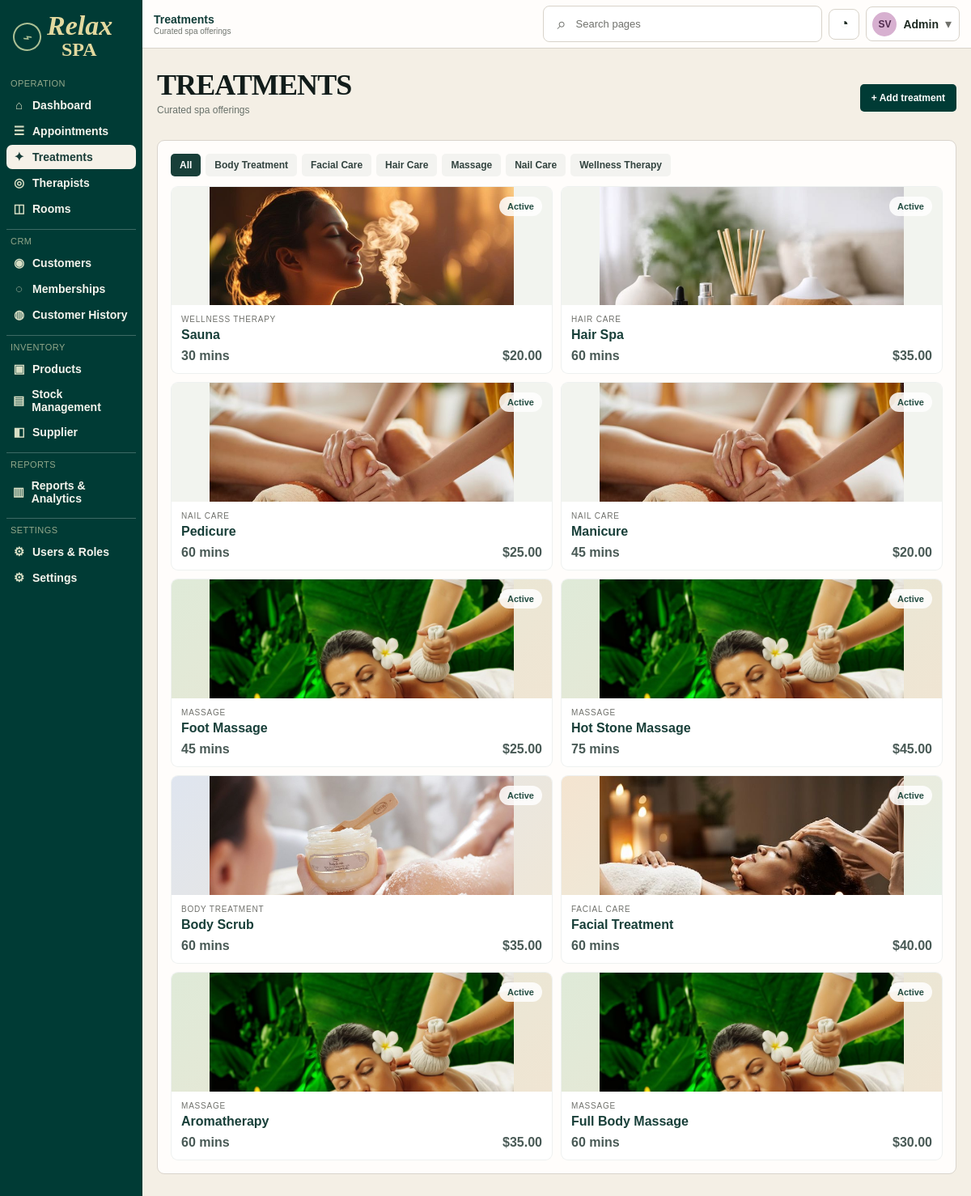
/?route=services (signed in), run on the app's committed database.
### tables this page shows
CREATE TABLE services (
    id BIGINT UNSIGNED AUTO_INCREMENT PRIMARY KEY,
    category_id BIGINT UNSIGNED NOT NULL,
    service_code VARCHAR(30) NOT NULL UNIQUE,
    name VARCHAR(150) NOT NULL,
    duration_minutes SMALLINT UNSIGNED NOT NULL,
    price DECIMAL(12,2) NOT NULL DEFAULT 0,
    description TEXT NULL,
    image_path VARCHAR(255) NULL,
    status ENUM('active','inactive') NOT NULL DEFAULT 'active',
    created_at TIMESTAMP NOT NULL DEFAULT CURRENT_TIMESTAMP,
    updated_at TIMESTAMP NOT NULL DEFAULT CURRENT_TIMESTAMP ON UPDATE CURRENT_TIMESTAMP,
    CONSTRAINT fk_service_category FOREIGN KEY (category_id)
        REFERENCES service_categories(id) ON UPDATE CASCADE ON DELETE RESTRICT,
    INDEX idx_service_name (name),
    INDEX idx_service_status (status)
);

CREATE TABLE service_categories (
    id BIGINT UNSIGNED AUTO_INCREMENT PRIMARY KEY,
    name VARCHAR(100) NOT NULL UNIQUE,
    description VARCHAR(255) NULL,
    status ENUM('active','inactive') NOT NULL DEFAULT 'active',
    created_at TIMESTAMP NOT NULL DEFAULT CURRENT_TIMESTAMP,
    updated_at TIMESTAMP NOT NULL DEFAULT CURRENT_TIMESTAMP ON UPDATE CURRENT_TIMESTAMP
);

### app/Controllers/ServiceController.php (called while the page is built, shortened)
<?php
require_once __DIR__ . '/../Models/Service.php';
require_once __DIR__ . '/../../config/database.php';
final class ServiceController
{
    public function index(): void
    {
        $serviceModel = new Service(Database::connection());
        $services = [];
        try {
            $services = $serviceModel->all();
            $categories = $serviceModel->categories();
        } catch (Throwable $e) {
        }
        require __DIR__ . '/../Views/services/index.php';
    }
}

### config/config.php (called while the page is built, shortened)
<?php
function e(?string $value): string
{
    return htmlspecialchars(
        $value ?? '',
        ENT_QUOTES | ENT_SUBSTITUTE,
        'UTF-8'
    );
}

### config/database.php (called while the page is built, shortened)
<?php
require_once __DIR__ . '/config.php';
final class Database
{
    private static ?PDO $connection = null;
    public static function connection(): PDO
    {
        if (self::$connection instanceof PDO) {
            return self::$connection;
        }
        $host = '127.0.0.1';
        $port = '3306';
        $db   = 'spa_management';
        $user = 'root';
        $pass = '';
        $dsn = "mysql:host={$host};port={$port};dbname={$db};charset=utf8mb4";
        self::$connection = new PDO(
            $dsn,
            $user,
            $pass,
            [
                PDO::ATTR_ERRMODE => PDO::ERRMODE_EXCEPTION,
                PDO::ATTR_DEFAULT_FETCH_MODE => PDO::FETCH_ASSOC,
                PDO::ATTR_EMULATE_PREPARES => false,
            ]
        );
        return self::$connection;
    }
}

### app/Models/Service.php (called while the page is built, shortened)
<?php
final class Service
{
	public function categories(): array
	{
		$stmt = $this->db->query("SELECT id, name FROM service_categories WHERE status = 'active' ORDER BY name");
		return $stmt->fetchAll(PDO::FETCH_ASSOC);
	}
	public function all(): array
	{
		$stmt = $this->db->query(
			"SELECT s.id, s.name, s.duration_minutes, s.price, s.status, s.image_path, c.name AS category
			 FROM services s
			 INNER JOIN service_categories c ON c.id = s.category_id
			 ORDER BY s.id DESC"
		);
		$fallbackImages = [
			'massage' => 'fullbody-massage.png',
			'facial' => 'facial-treatment.png',
			'body' => 'body-scrub.png',
			'wellness' => 'aromatherapy.png',
			'hair' => 'Essentail-oil.png',
			'nail' => 'foot-message.png',
		];
		return array_map(static function (array $service) use ($fallbackImages): array {
			$category = strtolower((string) $service['category']);
			$imagePath = trim((string) ($service['image_path'] ?? ''));
			if ($imagePath === '') {
				$imagePath = 'public/uploads/' . ($fallbackImages[match (true) {
					str_contains($category, 'massage') => 'massage',
					str_contains($category, 'facial') => 'facial',
					str_contains($category, 'body') => 'body',
					str_contains($category, 'wellness') => 'wellness',
					str_contains($category, 'hair') => 'hair',
					str_contains($category, 'nail') => 'nail',
					default => 'wellness',
				}] ?? 'login-bg.jpg');
			}
			return [
				'id' => (int) $service['id'],
				'name' => $service['name'],
				'duration' => $service['duration_minutes'] . ' mins',
				'price' => '$' . number_format((float) $service['price'], 2),
				'category' => $service['category'],
				'status' => $service['status'] === 'active' ? 'Active' : 'Inactive',
				'thumb' => strtolower(strtok($service['category'], ' ')),
				'image' => APP_URL . '/' . ltrim($imagePath, '/'),
			];
		}, $stmt->fetchAll(PDO::FETCH_ASSOC));
	}
}

### app/Views/services/index.php (the view, shortened to what this page needs)
<?php
$categoryNames = ['All'];
foreach ($categories as $category):
    $categoryNames[] = $category['name'];
endforeach;
$defaultServiceImage = APP_URL . '/public/uploads/login-bg.jpg';
?>
<!doctype html>
<html lang="en">
<head>
    <link rel="stylesheet" href="<?= e(APP_URL) ?>/public/css/style.css">
</head>
<body class="dashboard-page">
    <div class="dashboard-shell">
        <aside class="sidebar">
            <div class="brand-block">
                <div class="brand-mark">
                    <span class="brand-leaf">⌁</span>
                    <div class="brand-text">
                        <div class="brand-name">Relax</div>
                        <div class="brand-subtitle">SPA</div>
                    </div>
                </div>
            </div>
            <nav class="sidebar-menu">
                <div class="nav-section">
                    <a class="nav-item" href="<?= e(APP_URL) ?>/?route=dashboard"><span class="nav-icon">⌂</span><span>Dashboard</span></a>
                    <a class="nav-item" href="<?= e(APP_URL) ?>/?route=appointments"><span class="nav-icon">☰</span><span>Appointments</span></a>
                    <a class="nav-item active" href="<?= e(APP_URL) ?>/?route=services"><span class="nav-icon">✦</span><span>Treatments</span></a>
                    <a class="nav-item" href="<?= e(APP_URL) ?>/?route=therapists"><span class="nav-icon">◎</span><span>Therapists</span></a>
                    <a class="nav-item" href="<?= e(APP_URL) ?>/?route=rooms"><span class="nav-icon">◫</span><span>Rooms</span></a>
                </div>
                <div class="nav-section">
                    <a class="nav-item" href="<?= e(APP_URL) ?>/?route=customers"><span class="nav-icon">◉</span><span>Customers</span></a>
                    <a class="nav-item" href="<?= e(APP_URL) ?>/?route=memberships"><span class="nav-icon">◌</span><span>Memberships</span></a>
                    <a class="nav-item" href="<?= e(APP_URL) ?>/?route=customer-history"><span class="nav-icon">◍</span><span>Customer History</span></a>
                </div>
                <div class="nav-section">
                    <a class="nav-item" href="<?= e(APP_URL) ?>/?route=products"><span class="nav-icon">▣</span><span>Products</span></a>
                    <a class="nav-item" href="<?= e(APP_URL) ?>/?route=stock-management"><span class="nav-icon">▤</span><span>Stock Management</span></a>
                    <a class="nav-item" href="<?= e(APP_URL) ?>/?route=suppliers"><span class="nav-icon">◧</span><span>Supplier</span></a>
                </div>
                <div class="nav-section">
                    <a class="nav-item" href="<?= e(APP_URL) ?>/?route=reports"><span class="nav-icon">▥</span><span>Reports &amp; Analytics</span></a>
                </div>
                <div class="nav-section">
                    <a class="nav-item" href="<?= e(APP_URL) ?>/?route=users-and-roles"><span class="nav-icon">⚙</span><span>Users &amp; Roles</span></a>
                    <a class="nav-item" href="<?= e(APP_URL) ?>/?route=settings"><span class="nav-icon">⚙</span><span>Settings</span></a>
                </div>
            </nav>
        </aside>
        <main class="main-panel">
            <header class="topbar">
                <div class="topbar-left"><div class="welcome-text">Welcome back, Admin!</div></div>
                <div class="topbar-actions">
                    <div class="search-box"><span class="search-icon">⌕</span><span>Search</span></div>
                    <button class="icon-button" aria-label="Notifications">◔</button>
                    <div class="user-chip"><span class="user-name">SV</span><span class="user-role">Admin</span><span class="user-chevron">▾</span></div>
                </div>
            </header>
            <div class="content-wrap">
                <div class="page-heading">
                    <div>
                        <h1 class="page-title">TREATMENTS</h1>
                        <div class="page-date">Curated spa offerings</div>
                    </div>
                    <button class="primary-button" type="button" data-open-modal="service-modal">+ Add treatment</button>
                </div>
                <section class="module-panel">
                    <div class="toolbar-row">
                        <div class="toolbar-pills categories">
                            <?php foreach ($categoryNames as $category): ?>
                                <button class="pill <?= $category === 'All' ? 'active' : '' ?>" type="button"><?= e($category) ?></button>
                            <?php endforeach; ?>
                        </div>
                    </div>
                    <div class="service-grid">
                        <?php foreach ($services as $service): ?>
                            <article class="service-card">
                                <div class="service-thumb thumb-<?= e($service['thumb']) ?>">
                                    <img class="service-image" src="<?= e($service['image'] ?? $defaultServiceImage) ?>" alt="<?= e($service['name']) ?>">
                                    <span class="service-badge service-<?= strtolower(str_replace(' ', '-', $service['status'])) ?>"><?= e($service['status']) ?></span>
                                </div>
                                <div class="service-body">
                                    <div class="service-label"><?= e($service['category']) ?></div>
                                    <h3><?= e($service['name']) ?></h3>
                                    <div class="service-meta">
                                        <span><?= e($service['duration']) ?></span>
                                        <span><?= e($service['price']) ?></span>
                                    </div>
                                </div>
                            </article>
                        <?php endforeach; ?>
                    </div>
                </section>
            </div>
        </main>
    </div>
</body>
</html>

### index.php (shortened to what this page needs)
<?php
require_once __DIR__ . '/config/config.php';
require_once __DIR__ . '/app/controllers/ServiceController.php';
$route = trim(
    (string) ($_GET['route'] ?? 'login'),
    '/'
);
switch ($route) {
    case 'services':
        (new ServiceController())->index();
        break;
}

### data on the page
services: shows a picture, status "Active", category.name "WELLNESS THERAPY", name "Sauna", duration "30 mins", price "$20.00"
services: shows a picture, status "Active", category.name "HAIR CARE", name "Hair Spa", duration "60 mins", price "$35.00"
services: status "Active", category.name "NAIL CARE", name "Pedicure", duration "60 mins", price "$25.00"
services: status "Active", category.name "NAIL CARE", name "Manicure", duration "45 mins", price "$20.00"
services: status "Active", category.name "MASSAGE", name "Foot Massage", duration "45 mins", price "$25.00"
services: status "Active", category.name "MASSAGE", name "Hot Stone Massage", duration "75 mins", price "$45.00"
services: shows a picture, status "Active", category.name "BODY TREATMENT", name "Body Scrub", duration "60 mins", price "$35.00"
services: shows a picture, status "Active", category.name "FACIAL CARE", name "Facial Treatment", duration "60 mins", price "$40.00"
services: status "Active", category.name "MASSAGE", name "Aromatherapy", duration "60 mins", price "$35.00"
services: status "Active", category.name "MASSAGE", name "Full Body Massage", duration "60 mins", price "$30.00"

### other printed values
$category "All"
$category "Body Treatment"
$category "Facial Care"
$category "Hair Care"
$category "Massage"
$category "Nail Care"
$category "Wellness Therapy"
